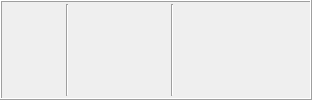
            <widget class="QFrame" name="horizontalFrame">
             <property name="sizePolicy">
              <sizepolicy hsizetype="Minimum" vsizetype="Preferred">
               <horstretch>0</horstretch>
               <verstretch>0</verstretch>
              </sizepolicy>
             </property>
             <property name="frameShape">
              <enum>QFrame::Shape::Box</enum>
             </property>
             <property name="frameShadow">
              <enum>QFrame::Shadow::Raised</enum>
             </property>
             <layout class="QHBoxLayout" name="horizontalLayout_4">
              <property name="leftMargin">
               <number>0</number>
              </property>
              <property name="topMargin">
               <number>2</number>
              </property>
              <property name="rightMargin">
               <number>0</number>
              </property>
              <property name="bottomMargin">
               <number>2</number>
              </property>
              <item>
               <widget class="QToolButton" name="checkAllSpeciesButton">
                <property name="toolTip">
                 <string>Ignore all species</string>
                </property>
                <property name="statusTip">
                 <string>Ignore all species</string>
                </property>
                <property name="icon">
                 <iconset resource="../../../resources/base/resources.qrc">
                  <normaloff>:/icons/ui-check-box.png</normaloff>:/icons/ui-check-box.png</iconset>
                </property>
                <property name="iconSize">
                 <size>
                  <width>18</width>
                  <height>18</height>
                 </size>
                </property>
                <property name="autoRaise">
                 <bool>true</bool>
                </property>
               </widget>
              </item>
              <item>
               <widget class="QToolButton" name="uncheckAllSpeciesButton">
                <property name="toolTip">
                 <string>Consider all species</string>
                </property>
                <property name="statusTip">
                 <string>Consider all species</string>
                </property>
                <property name="text">
                 <string/>
                </property>
                <property name="icon">
                 <iconset resource="../../../resources/base/resources.qrc">
                  <normaloff>:/icons/ui-check-box-uncheck.png</normaloff>:/icons/ui-check-box-uncheck.png</iconset>
                </property>
                <property name="iconSize">
                 <size>
                  <width>18</width>
                  <height>18</height>
                 </size>
                </property>
                <property name="autoRaise">
                 <bool>true</bool>
                </property>
               </widget>
              </item>
              <item>
               <widget class="Line" name="line_6">
                <property name="orientation">
                 <enum>Qt::Orientation::Vertical</enum>
                </property>
               </widget>
              </item>
              <item>
               <widget class="QToolButton" name="insert_above_species_button">
                <property name="toolTip">
                 <string>Add Species Above</string>
                </property>
                <property name="statusTip">
                 <string>Add Species Above</string>
                </property>
                <property name="text">
                 <string/>
                </property>
                <property name="icon">
                 <iconset resource="../../../resources/base/resources.qrc">
                  <normaloff>:/icons/table-insert-row-before.png</normaloff>:/icons/table-insert-row-before.png</iconset>
                </property>
                <property name="iconSize">
                 <size>
                  <width>18</width>
                  <height>18</height>
                 </size>
                </property>
                <property name="autoRaise">
                 <bool>true</bool>
                </property>
               </widget>
              </item>
              <item>
               <widget class="QToolButton" name="insert_below_species_button">
                <property name="sizePolicy">
                 <sizepolicy hsizetype="Maximum" vsizetype="Fixed">
                  <horstretch>0</horstretch>
                  <verstretch>0</verstretch>
                 </sizepolicy>
                </property>
                <property name="toolTip">
                 <string>Add Species Below</string>
                </property>
                <property name="statusTip">
                 <string>Add Species Below</string>
                </property>
                <property name="text">
                 <string/>
                </property>
                <property name="icon">
                 <iconset resource="../../../resources/base/resources.qrc">
                  <normaloff>:/icons/table-insert-row-after.png</normaloff>:/icons/table-insert-row-after.png</iconset>
                </property>
                <property name="iconSize">
                 <size>
                  <width>18</width>
                  <height>18</height>
                 </size>
                </property>
                <property name="autoRaise">
                 <bool>true</bool>
                </property>
               </widget>
              </item>
              <item>
               <widget class="QToolButton" name="remove_species_button">
                <property name="toolTip">
                 <string>Remove Species</string>
                </property>
                <property name="statusTip">
                 <string>Remove Species</string>
                </property>
                <property name="text">
                 <string/>
                </property>
                <property name="icon">
                 <iconset resource="../../../resources/base/resources.qrc">
                  <normaloff>:/icons/table-delete-row.png</normaloff>:/icons/table-delete-row.png</iconset>
                </property>
                <property name="iconSize">
                 <size>
                  <width>18</width>
                  <height>18</height>
                 </size>
                </property>
                <property name="autoRaise">
                 <bool>true</bool>
                </property>
               </widget>
              </item>
              <item>
               <widget class="Line" name="line_4">
                <property name="orientation">
                 <enum>Qt::Orientation::Vertical</enum>
                </property>
               </widget>
              </item>
              <item>
               <widget class="QToolButton" name="move_up_species_button">
                <property name="toolTip">
                 <string>Move Species Up</string>
                </property>
                <property name="statusTip">
                 <string>Move Species Up</string>
                </property>
                <property name="text">
                 <string/>
                </property>
                <property name="icon">
                 <iconset resource="../../../resources/base/resources.qrc">
                  <normaloff>:/icons/row_up.png</normaloff>:/icons/row_up.png</iconset>
                </property>
                <property name="iconSize">
                 <size>
                  <width>18</width>
                  <height>18</height>
                 </size>
                </property>
                <property name="autoRaise">
                 <bool>true</bool>
                </property>
               </widget>
              </item>
              <item>
               <widget class="QToolButton" name="move_down_species_button">
                <property name="toolTip">
                 <string>Move Species Down</string>
                </property>
                <property name="statusTip">
                 <string>Move Species Down</string>
                </property>
                <property name="text">
                 <string/>
                </property>
                <property name="icon">
                 <iconset resource="../../../resources/base/resources.qrc">
                  <normaloff>:/icons/row_down.png</normaloff>:/icons/row_down.png</iconset>
                </property>
                <property name="iconSize">
                 <size>
                  <width>18</width>
                  <height>18</height>
                 </size>
                </property>
                <property name="autoRaise">
                 <bool>true</bool>
                </property>
               </widget>
              </item>
              <item>
               <spacer name="horizontalSpacer">
                <property name="orientation">
                 <enum>Qt::Orientation::Horizontal</enum>
                </property>
                <property name="sizeHint" stdset="0">
                 <size>
                  <width>40</width>
                  <height>20</height>
                 </size>
                </property>
               </spacer>
              </item>
              <item>
               <widget class="QToolButton" name="edit_column_button">
                <property name="toolTip">
                 <string>Edit whole column</string>
                </property>
                <property name="statusTip">
                 <string>Edit whole column</string>
                </property>
                <property name="text">
                 <string/>
                </property>
                <property name="icon">
                 <iconset resource="../../../resources/base/resources.qrc">
                  <normaloff>:/icons/table--pencil.png</normaloff>:/icons/table--pencil.png</iconset>
                </property>
                <property name="iconSize">
                 <size>
                  <width>18</width>
                  <height>18</height>
                 </size>
                </property>
                <property name="autoRaise">
                 <bool>true</bool>
                </property>
               </widget>
              </item>
             </layout>
            </widget>
